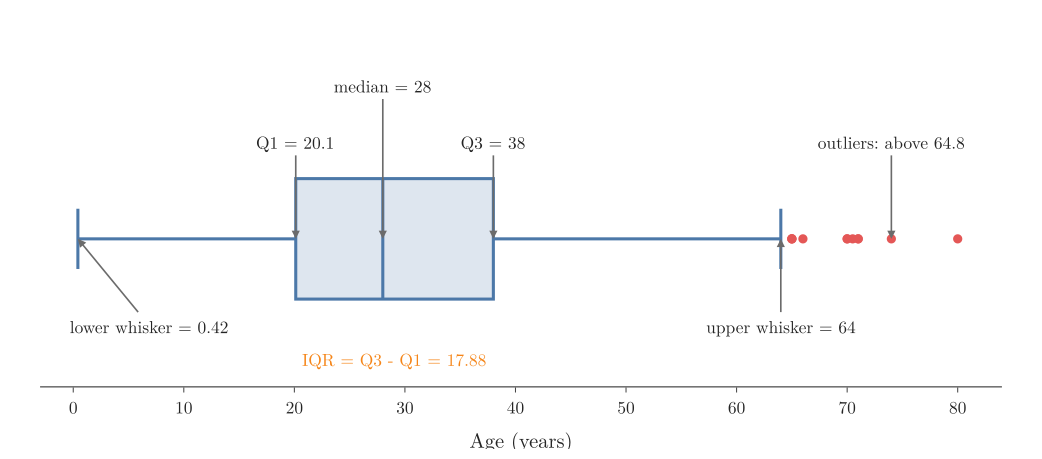

Write Python code to recreate this figure.
"""Box plot of Titanic ages with every part labelled: whiskers, quartiles, median, outliers."""
from pathlib import Path
import pandas as pd
import plotly.graph_objects as go

here = Path(__file__).parent
age = pd.read_csv(here.parent / "data" / "titanic_train.csv")["Age"].dropna()
q1, med, q3 = age.quantile([0.25, 0.5, 0.75])
iqr = q3 - q1
lo, hi = age[age >= q1 - 1.5 * iqr].min(), age[age <= q3 + 1.5 * iqr].max()
# pass pandas' own quartiles and Tukey fences (1.5 x IQR), so the plot matches describe() exactly
q1, med, q3 = age.quantile([0.25, 0.5, 0.75])
iqr = q3 - q1
inside = age[(age >= q1 - 1.5 * iqr) & (age <= q3 + 1.5 * iqr)]
out = age[(age < q1 - 1.5 * iqr) | (age > q3 + 1.5 * iqr)]
fig = go.Figure(go.Box(y=[0], q1=[q1], median=[med], q3=[q3], lowerfence=[inside.min()], upperfence=[inside.max()],
                       orientation="h", line=dict(color="#4C78A8", width=3), fillcolor="rgba(76,120,168,0.18)"))
fig.add_trace(go.Scatter(x=out, y=[0] * len(out), mode="markers",
                         marker=dict(color="#E45756", size=9, opacity=1)))
# labels: above the box for the box parts, below for whiskers and outliers
for x, text, ay, *axs in [(q1, f"Q1 = {q1:.1f}", -95), (med, f"median = {med:.0f}", -150), (q3, f"Q3 = {q3:.0f}", -95),
                    (lo, f"lower whisker = {lo:.2f}", 85, 70), (hi, f"upper whisker = {hi:.0f}", 85, 0),
                    (74, "outliers: above 64.8", -95)]:
    fig.add_annotation(x=x, y=0, text=text, ax=(axs or [0])[0], ay=ay, arrowhead=2, arrowwidth=1.6, arrowcolor="#6B6B6B",
                       font=dict(size=17))
fig.add_shape(type="line", x0=q1, x1=q3, y0=-0.42, y1=-0.42, line=dict(color="#F58518", width=3))
fig.add_annotation(x=(q1 + q3) / 2, y=-0.42, text=f"IQR = Q3 - Q1 = {iqr:.2f}", showarrow=False, yshift=-16,
                   font=dict(size=17, color="#F58518"))
fig.update_xaxes(title="Age (years)", range=[-3, 84])
fig.update_yaxes(visible=False, range=[-0.6, 0.85])
fig.update_layout(template="simple_white", width=1000, height=440, showlegend=False,
                  font=dict(family="Latin Modern Roman", size=17), margin=dict(l=30, r=30, t=20, b=60))
fig.write_image(here / "box_anatomy.png", scale=2)
fig.write_image(here / "box_anatomy.pdf")
